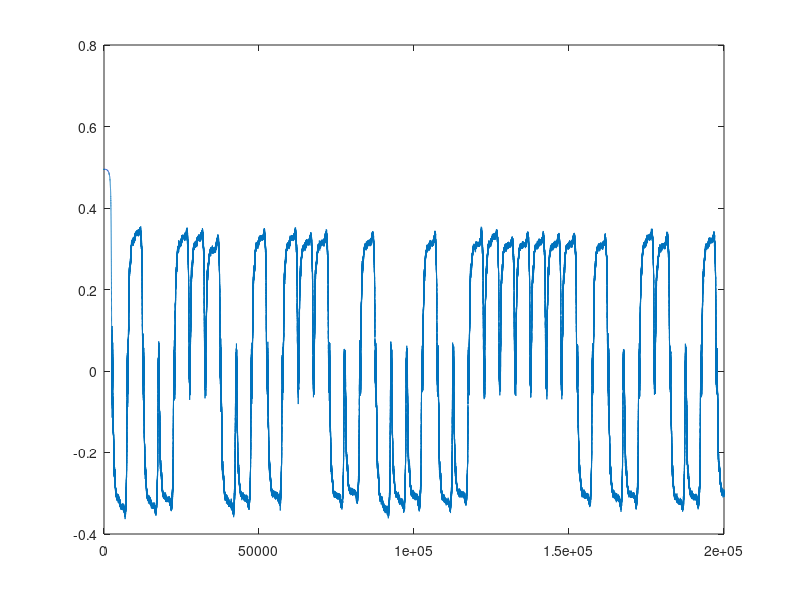

This chart was generated by the following MATLAB code:
clear;
tic;

L = 1000;
dt = 1;
M = 1;
T = 0:M*dt:200000;
nt = length(T);

k = -pi/2 + 2*pi/L:2*pi/L:pi/2;
E_k = -2*cos(k');

Vf = 0;
delta = 10;
Vi = 10;
period = 10000;

phi = ones(L,1);
phi = phi*sqrt(L/(2*sum(abs(phi).^2)));
m = zeros(nt,1);
phi_sum_store = zeros(nt,1);
phi1 = phi(1:L/2);
phi2 = phi(L/2+1:L);
step = 100;
m0 = zeros(step,1);
m0(1) = 2*phi1'*phi2/L;

for i = 2:step
    for j = 1:L/2
        H = [E_k(j) -2*m0(i-1)*Vi;-2*m0(i-1)*Vi -E_k(j)];
        [V,D] = eig(H);
        phi1(j) = V(1,1);
        phi2(j) = V(2,1);
    end
    m0(i) = 2*phi1'*phi2/L;
end
phi = [phi1;phi2];

m_it = m0(end);
m(1) = m_it;
% m(1) = phi1'*phi2/L;
% S1 = [1:L/2,L/2+1:L,1:L/2,L/2+1:L];
% S2 = [1:L/2,L/2+1:L,L/2+1:L,1:L/2];
% expH = spalloc(L,L,2*L);
% expH = gpuArray(expH);
% S3 = zeros(1,2*L);

% expH =zeros(2);
% temp = zeros(2,1);

G = cell(L/2,1);
for i = 1:L/2
    G{i} = zeros(2);
    G{i}(1,1) = phi1(i)^2;
    G{i}(2,2) = phi2(i)^2;
    G{i}(1,2) = phi1(i)*phi2(i);
    G{i}(2,1) = phi1(i)*phi2(i);
end

count = 2;
t_it = 0;
for i = 2:nt*M
    V_it = Vf+delta*cos(2*pi*t_it/period);
    if V_it >= 0
        V_it = V_it + 0.5;
    else
        V_it = V_it - 0.5;
    end
    t_it = t_it + dt;
%         H = sparse(Tij + Vij*m(i-1)*V_it);
%         phi = myrunge(-1i*H,phi,dt);
%         phi1 = phi(1:L);
%         phi2 = phi(L+1:2*L);
%     phi1 = phi1 - 1i*(E_k.*phi1+m(i-1)*V_it*phi2)*dt;
%     phi2 = phi2 - 1i*(-E_k.*phi2+m(i-1)*V_it*phi1)*dt;

%     c11 = - 1i*(E_k.*phi1-2*m(i-1)*V_it*phi2);
%     c12 = - 1i*(-E_k.*phi2-2*m(i-1)*V_it*phi1);
%     c21 = - 1i*(E_k.*phi1-2*m(i-1)*V_it*phi2) - 1i*(E_k.*c11-2*m(i-1)*V_it*c12)*dt/2;
%     c22 = - 1i*(-E_k.*phi2-2*m(i-1)*V_it*phi1) - 1i*(-E_k.*c12-2*m(i-1)*V_it*c11)*dt/2;
%     c31 = - 1i*(E_k.*phi1-2*m(i-1)*V_it*phi2) - 1i*(E_k.*c21-2*m(i-1)*V_it*c22)*dt/2;
%     c32 = - 1i*(-E_k.*phi2-2*m(i-1)*V_it*phi1) - 1i*(-E_k.*c22-2*m(i-1)*V_it*c21)*dt/2;
%     c41 = - 1i*(E_k.*phi1-2*m(i-1)*V_it*phi2) - 1i*(E_k.*c31-2*m(i-1)*V_it*c32)*dt;
%     c42 = - 1i*(-E_k.*phi2-2*m(i-1)*V_it*phi1) - 1i*(-E_k.*c32-2*m(i-1)*V_it*c31)*dt;
%     phi1 = phi1 + dt*(c11+2*c21+2*c31+c41)/6;
%     phi2 = phi2 + dt*(c12+2*c22+2*c32+c42)/6;
    
    b = 2*m_it*V_it;
%     j = 1;
%     while j <= L/2
%         a = E_k(j);
%         fact = sqrt(a^2+b^2);
%         ss = sin(fact*dt)/fact;
%         cc = cos(fact*dt);
%         iEs = 1i*a*ss;
%         ibs = 1i*b*ss;
% %         expH = [cos(fact*dt)-1i*a*sin(fact*dt)/fact -1i*b*sin(fact*dt)/fact;
% %             -1i*b*sin(fact*dt)/fact cos(fact*dt)+1i*a*sin(fact*dt)/fact];
%         expH(1,1) = cc-iEs;
%         expH(2,2) = cc+iEs;
%         expH(1,2) = ibs;
%         expH(2,1) = ibs;
%         temp(1) = phi1(j);
%         temp(2) = phi2(j);
%         temp = expH*temp;
%         phi1(j) = temp(1);
%         phi2(j) = temp(2);
%         j =j +1;
%     end

        fact = sqrt(E_k.^2+b^2);
        ft = fact*dt;
        ss = sin(ft);
        ss = ss./fact;
        cc = cos(ft);
        Es = E_k.*ss;
        bs = b*ss;
        phi1n = (cc-1i*Es).*phi1 +1i*bs.*phi2;
        phi2 = (cc+1i*Es).*phi2 +1i*bs.*phi1;
        phi1 = phi1n;

%     m_it = 0;
%     for j = 1:L/2
%         a = E_k(j);
%         fact = sqrt(a^2+b^2);
%         ss = sin(fact*dt)/fact;
%         cc = cos(fact*dt);
%         iEs = 1i*a*ss;
%         ibs = 1i*b*ss;
%         expH(1,1) = cc-iEs;
%         expH(2,2) = cc+iEs;
%         expH(1,2) = ibs;
%         expH(2,1) = ibs;
%         G{j} = G{j}*expH;
%         G{j} = expH\G{j};
%         m_it  = m_it + (G{j}(1,2)+G{j}(2,1))/L;
%     end


%     fact = sqrt(E_k.^2+b^2);
%     ss = sin(fact*dt)./fact;
%     cc = cos(fact*dt);
%     iEs = 1i*E_k.*ss;
%     ibs = 1i*b*ss;
%     S3(1:L/2) = cc-iEs;
%     S3(L/2+1:L) = cc+iEs;
%     S3(L+1:3*L/2) = ibs;
%     S3(3*L/2+1:2*L) = ibs;
%     expH = sparse(S1,S2,S3);
%     phi = expH*phi;
%     phi1 = phi(1:L/2);
%     phi2 = phi(L/2+1:L);

%     phi_sum = sum(abs(phi1).^2+abs(phi2).^2);
%     phi_sum = sqrt(phi_sum*2/L);
%     phi1 = phi1/phi_sum;
%     phi2 = phi2/phi_sum;
    m_it = (phi1'*phi2 + phi2'*phi1)/L;
    if mod(i-1,M) == 0
        m(count) = real(m_it);
%         phi_sum_store(count) = phi_sum -1;
        count = count + 1;
    end
end

toc;

figure
% plot(T(floor(95*nt/100):end),m(floor(95*nt/100):end))
plot(T,m)

function y = myrunge(H,phi,dt)
c1 = H*phi;
c2 = H*(phi+c1.*(dt/2));
c3 = H*(phi+c2.*(dt/2));
c4 = H*(phi+c3.*dt);
y = phi + dt*(c1+2*c2+2*c3+c4)/6;
end